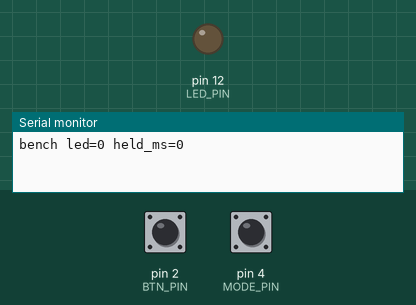
The sketch below on a simulated Arduino Uno, built with avr-gcc and run on an emulated ATmega328P. On the bench: output pins drawn as LEDs (lit = HIGH), the last lines printed to the serial monitor. The test bench sets the inputs (shaded band); at power-on: pin 2 (BTN_PIN) HIGH, pin 4 (MODE_PIN) HIGH.

Above: at 1.2 s.
1.3 s: pin 2 (BTN_PIN) pulled LOW for 0.15 s
At 1.37 s:
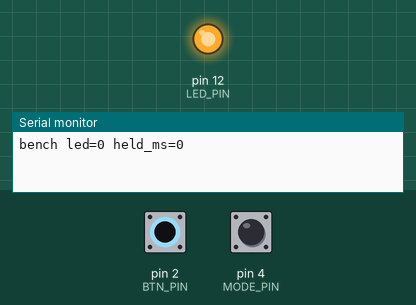
2.9 s: pin 2 (BTN_PIN) pulled LOW for 3.2 s
At 6.5 s:
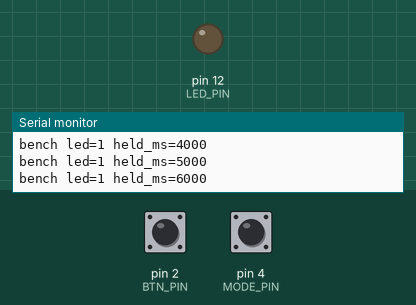
Timing chart, 0 to 8.0 s (numbered marks = the images above; inputs shaded):
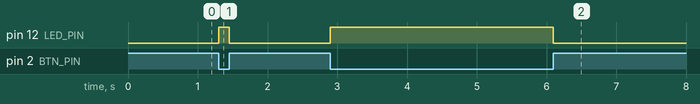

Measured:
- after the input at 1.3 s, pin 12 (LED_PIN): LOW → HIGH at once, → LOW 0.15 s later
- after the input at 2.9 s, pin 12 (LED_PIN): LOW → HIGH at once, → LOW 3.2 s later

The sketch:

sketch.ino
```cpp
// Electronics-bench user LED mirror.
// Momentary probe button on D2 (pull-up), user LED on D13.
// Mode switch on D4 (pull-up) selects steady vs blink-while-held.

const int BTN_PIN = 2;
const int LED_PIN = 12;
const int MODE_PIN = 4;
const unsigned long BLINK_MS = 120;
const unsigned long STATUS_MS = 1000;

bool lit = false;
unsigned long lastBlink = 0;
unsigned long lastStatus = 0;
unsigned long pressMs = 0;

void setLed(bool on)
{
    lit = on;
    digitalWrite(LED_PIN, on ? HIGH : LOW);
}

void publishStatus()
{
    Serial.print("bench led=");
    Serial.print(lit ? 1 : 0);
    Serial.print(" held_ms=");
    Serial.println(pressMs);
}

void setup()
{
    pinMode(BTN_PIN, INPUT_PULLUP);
    pinMode(MODE_PIN, INPUT_PULLUP);
    pinMode(LED_PIN, OUTPUT);
    setLed(false);
    Serial.begin(9600);
    lastBlink = millis();
    lastStatus = millis();
}

void loop()
{
    unsigned long now = millis();
    bool pressed = (digitalRead(BTN_PIN) == LOW);
    bool blinkMode = (digitalRead(MODE_PIN) == LOW);

    if (!pressed)
    {
        pressMs = 0;
        setLed(false);
    }
    else if (!blinkMode)
    {
        pressMs = now;
        setLed(true);
    }
    else
    {
        if (pressMs == 0)
        {
            pressMs = now;
            lastBlink = now;
            setLed(true);
        }
        if (now - lastBlink >= BLINK_MS)
        {
            lastBlink = now;
            setLed(!lit);
        }
    }

    if (now - lastStatus >= STATUS_MS)
    {
        lastStatus = now;
        publishStatus();
    }
}
```
